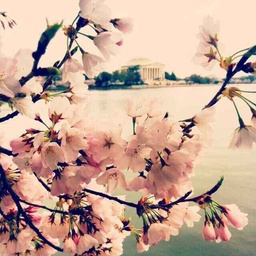
#> input picture TestImage.jpg, 256 x 256 px, shrunk from 640 x 640 before the run
$ python main.py   (Python 2 division)   (older library calls are emulated)
#> lines starting #> are read from the running program, lines starting #| are printed output that depends on the picture
# -*- coding: utf-8 -*-
"""
Created on Mon May 01 11:19:52 2015

@author: Wenyan
"""


import cv2
import matplotlib.pyplot as plt
from skimage import io,color
import numpy as np
from PIL import Image
from scipy import misc
from math import tanh
from scipy import signal


''' 0. Modifiable Parameters'''
# Step 2
# Bilateral filter
s = 9 #Diameter of each pixel neighborhood that is used during filtering
sigmacolor = 17
sigmaspace = 17

# Step 3
# Color quantization
phieq = 20 # controls sharpness of the trasition from one bin to another
# when dealing with faces/fine details, use phieq=2

# Step 5
# Dog edge detection
sigma = 1 # Gaussian sigma
phie = 5  # typically [0.75,5] controls the sharpness of the activation falloff
tau = 0.981 # typically [0,1] control the center-sourround difference required for cell activation


''' 1. Convert RGB Space to CIE LAB Space '''

rgb = io.imread('TestImage.jpg')
#> rgb is the input picture: shape (256, 256, 3); mean R, G, B 199.2, 167.7, 150.6

lab = color.rgb2lab(rgb)
#> lab: shape (256, 256, 3) float64; mean of channels 0, 1, 2 70.4, 9.5, 13
L, a, b = lab[:,:,0], lab[:,:,1], lab[:,:,2]
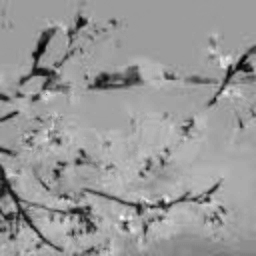
#> b: shape (256, 256) float64; min -46.07, max 52.5, mean 13; drawn with min black and max white
m1, n1 = L.shape
#> m1 = 256; n1 = 256


''' 2. Bilateral Filtering L, a, b Channel Seperately '''

L = np.float32(L)
a = np.float32(a)
b = np.float32(b)

L0 = L
for i in range(3):
    L = cv2.bilateralFilter(L, s, sigmacolor, sigmaspace)
    a = cv2.bilateralFilter(a, s, sigmacolor, sigmaspace)
    b = cv2.bilateralFilter(b, s, sigmacolor, sigmaspace)
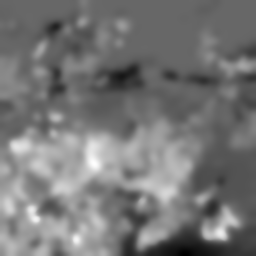
#> a: shape (256, 256) float32; min -17.18, max 40.31, mean 9.5; drawn with min black and max white
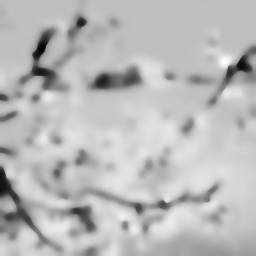
#> b: shape (256, 256) float32; min -34.8, max 30.89, mean 13.1; drawn with min black and max white


# [16 lines of commented-out code are left out]

lab1 = lab
lab1[:,:,0] = L
#> lab1: shape (256, 256, 3) float64; mean of channels 0, 1, 2 70.8, 9.5, 13
lab1[:,:,1] = a
#> lab1: shape (256, 256, 3) float64; mean of channels 0, 1, 2 70.8, 9.5, 13
lab1[:,:,2] = b
#> lab1: shape (256, 256, 3) float64; mean of channels 0, 1, 2 70.8, 9.5, 13.1
rgb1 = color.lab2rgb(lab1)

img2 = Image.new( 'RGB', (n1,m1),'black')
#> img2: PIL image 256x256 RGB; every value is 0
pixel = img2.load()

for i in range(m1):
    for j in range(n1):
        #pixel[j,i]=((blurL[i,j]),(blura[i,j]),(blurb[i,j]))
        #pixel[j,i]=((L[i,j]),(a[i,j]),(b[i,j]))
        pixel[j,i] = int(255*rgb1[i,j,0]),int(255*rgb1[i,j,1]),int(255*rgb1[i,j,2])


misc.imsave('bilateral filtered image.jpg',img2)


'''3. Color Quantization of L'''

# 8 BINS
def qnearest(f):
    if f >= 0 and f < 100.0/16:
            q=0
    elif f >= 100.0/16 and f < 12.5 + 100.0/16:
        q = 12.5
    elif f >= 12.5+100.0/16 and f < 25 + 100.0/16:
        q = 25
    elif f >= 25 + 100.0/16 and f<37.5 + 100.0/16:
        q = 37.5
    elif f >= 37.5 + 100.0/16 and f < 50 + 100.0/16:
        q = 50
    elif f >= 50 + 100.0/16 and f < 62.5 + 100.0/16:
        q = 62.5
    elif f >= 62.5 + 100.0/16 and f < 75 + 100.0/16:
        q = 75
    elif f >= 75 + 100.0/16 and f < 87.5+100.0/16:
        q = 87.5
    elif f >= 93.75:
        q = 100

    '''
    ## 10 BINS
    if f>=0 and f<5:
        q=0
    elif f>=5 and f<15:
        q=10
    elif f>=15 and f<25:
        q=20
    elif f>=25 and f<35:
        q=30
    elif f>=35 and f<45:
        q=40
    elif f>=45 and f<55:
        q=50
    elif f>=55 and f<65:
        q=60
    elif f>=65 and f<75:
        q=70
    elif f>=75 and f<85:
        q=80
    elif f>=85 and f<95:
        q=90
    elif f>=95 and f<100:
        q=100
    '''
    return q


Quantum = np.zeros((m1, n1))
for i in range(m1):
    for j in range(n1):
        Quantum[i,j]=qnearest(L[i,j])+5*tanh((L[i,j]-qnearest(L[i,j]))/phieq)
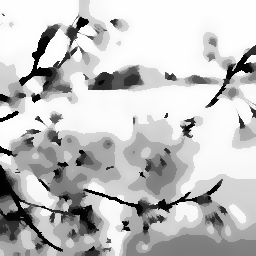
#> Quantum: shape (256, 256) float64; min 11.07, max 88.78, mean 70.3; drawn with min black and max white


L = Quantum
lab1 = lab

lab1[:,:,0] = L
#> lab1: shape (256, 256, 3) float64; mean of channels 0, 1, 2 70.3, 9.5, 13.1
lab1[:,:,1] = a
lab1[:,:,2] = b

rgb1 = color.lab2rgb(lab1)

img2 = Image.new( 'RGB', (n1, m1),'black')
pixel = img2.load()
for i in range(m1):
    for j in range(n1):
        #pixel[j,i]=((blurL[i,j]),(blura[i,j]),(blurb[i,j]))
        #pixel[j,i]=((L[i,j]),(a[i,j]),(b[i,j]))
        pixel[j,i]=int(255*rgb1[i,j,0]),int(255*rgb1[i,j,1]),int(255*rgb1[i,j,2])


misc.imsave('color quantized image.jpg',img2)


'''4. DoG Edge Detection'''

def gauss2D(shape,sigma):
    m,n = [(ss-1.)/2. for ss in shape]
    y,x = np.ogrid[-m:m+1,-n:n+1]
    h =np.exp(-(x*x + y*y)/(2.*sigma*sigma) )
    h[ h < np.finfo(h.dtype).eps*h.max() ] = 0
    sumh = h.sum()
    if sumh != 0:
        h /= sumh
    return h


print 'sigma=',sigma
print 'phie=',phie
print 'tau=',tau


imge = signal.convolve(L0, gauss2D((5,5),sigma), mode = 'same')
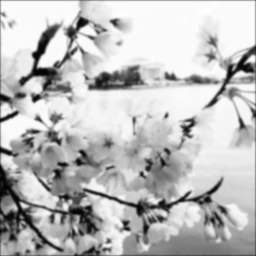
#> imge: shape (256, 256) float64; min 2.96, max 93.4, mean 70; drawn with min black and max white
imgr = signal.convolve(L0, gauss2D((5,5),sigma * 1.5), mode = 'same')


D = np.zeros((m1,n1))
for i in range(m1):
    for j in range(n1):
        if imge[i,j] - tau * imgr[i,j] > 0:
            D[i,j] = 1
        else:
            D[i,j] = 1 + tanh((imge[i,j] - tau * imgr[i,j]) * phie)
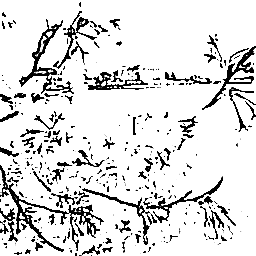
#> D: shape (256, 256) float64; min 0, max 1, mean 0.869


# [4 lines of commented-out code are left out]
misc.imsave('edges.jpg',D)


''' 5. Overlay the Edges with the Color Image '''
#L=L+50*D

lab2 = lab
lab2[:,:,0] = L
lab2[:,:,1] = a
lab2[:,:,2] = b

rgb2 = color.lab2rgb(lab2)


img3 = Image.new('RGB', (n1, m1), 'black')
pixel = img3.load()
for i in range(m1):
    for j in range(n1):
        if D[i,j] < 0.1:
            r = g = b = 255 * D[i,j]
        else:
            r = 255 * rgb2[i, j, 0]
            g = 255 * rgb2[i, j, 1]
            b = 255 * rgb2[i, j, 2]

        pixel[j,i] = int(r), int(g), int(b)
        #print r,g,b


misc.imsave('final.jpg', img3)
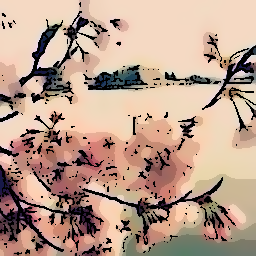
#> saved as final.jpg: PIL image 256x256 RGB; mean R, G, B 185.8, 156.9, 139.7
